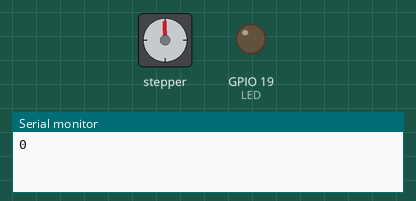
This sketch was run on a simulated ESP32. Parts: stepper motor, output pins drawn as LEDs (lit = HIGH), the last lines printed to the serial monitor. Wiring (inferred from the names in the program): stepper motor driver (200 steps per turn assumed): step GPIO 16; direction GPIO 17; enable GPIO 18. Pins used as bus, display or sensor lines are not drawn.

Above: at 0.05 s.
At 3.95 s:
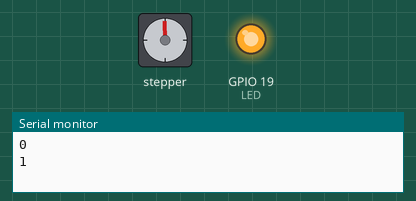
Timing chart, 0 to 4.6 s (numbered marks = the images above):
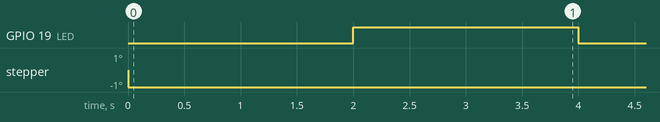

Measured:
- by itself, GPIO 19 (LED): alternates HIGH for 2.0 s and LOW for 2.0 s

The sketch:

Test_TMC2226.ino
```cpp
const int DIR  = 17;
const int STEP = 16;
const int EN = 18;
const int pwmch = 0;
const int LED = 19;
uint8_t counter = 0;

void setup() {
  Serial.begin(115200);
  pinMode(DIR, OUTPUT);
  pinMode(EN, OUTPUT);
  pinMode(LED, OUTPUT);
  digitalWrite(DIR, LOW);
  digitalWrite(EN, LOW);
  digitalWrite(LED, LOW);

  ledcSetup(pwmch, 1, 8);
  ledcAttachPin(STEP, pwmch);
  ledcWrite(pwmch, 128);
}

void loop() {
  digitalWrite(DIR, counter & 0x02);
  digitalWrite(LED, counter & 0x01);
  digitalWrite(EN, counter & 0x01);
  ledcSetup(pwmch, 800, 8);
  ledcWrite(pwmch, 16);
  Serial.println(counter);
  counter++;
  delay(2000);
  /*
  for (int i = 500; i < 6000; i += 500) {
    ledcSetup(pwmch, i, 8);
    ledcWrite(pwmch, 128);
    Serial.println(i);
    delay(500);
  }
  */
}
```
